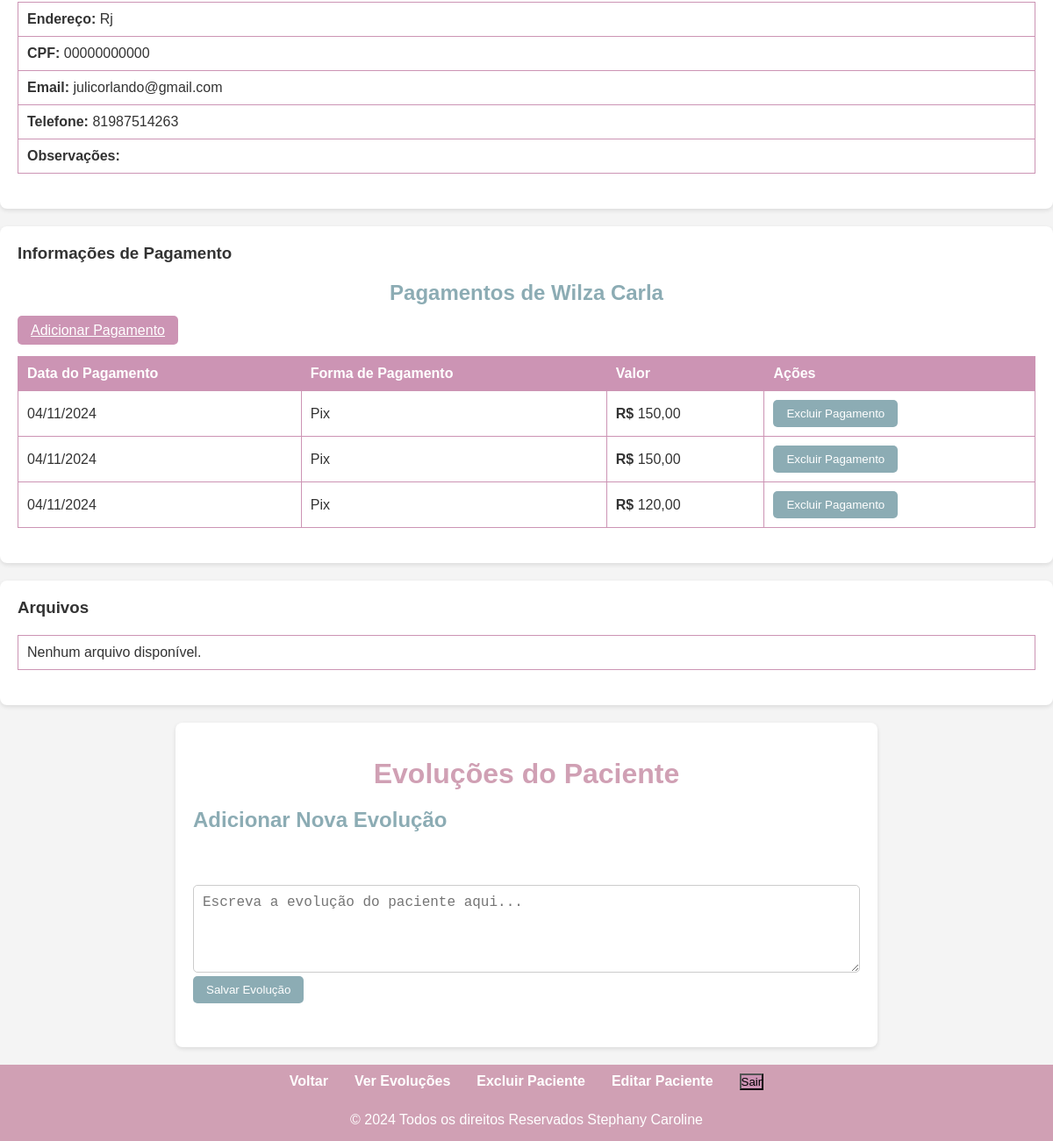
The app's page /pacientes/pacientes/31/ (signed in, lower part), older data.
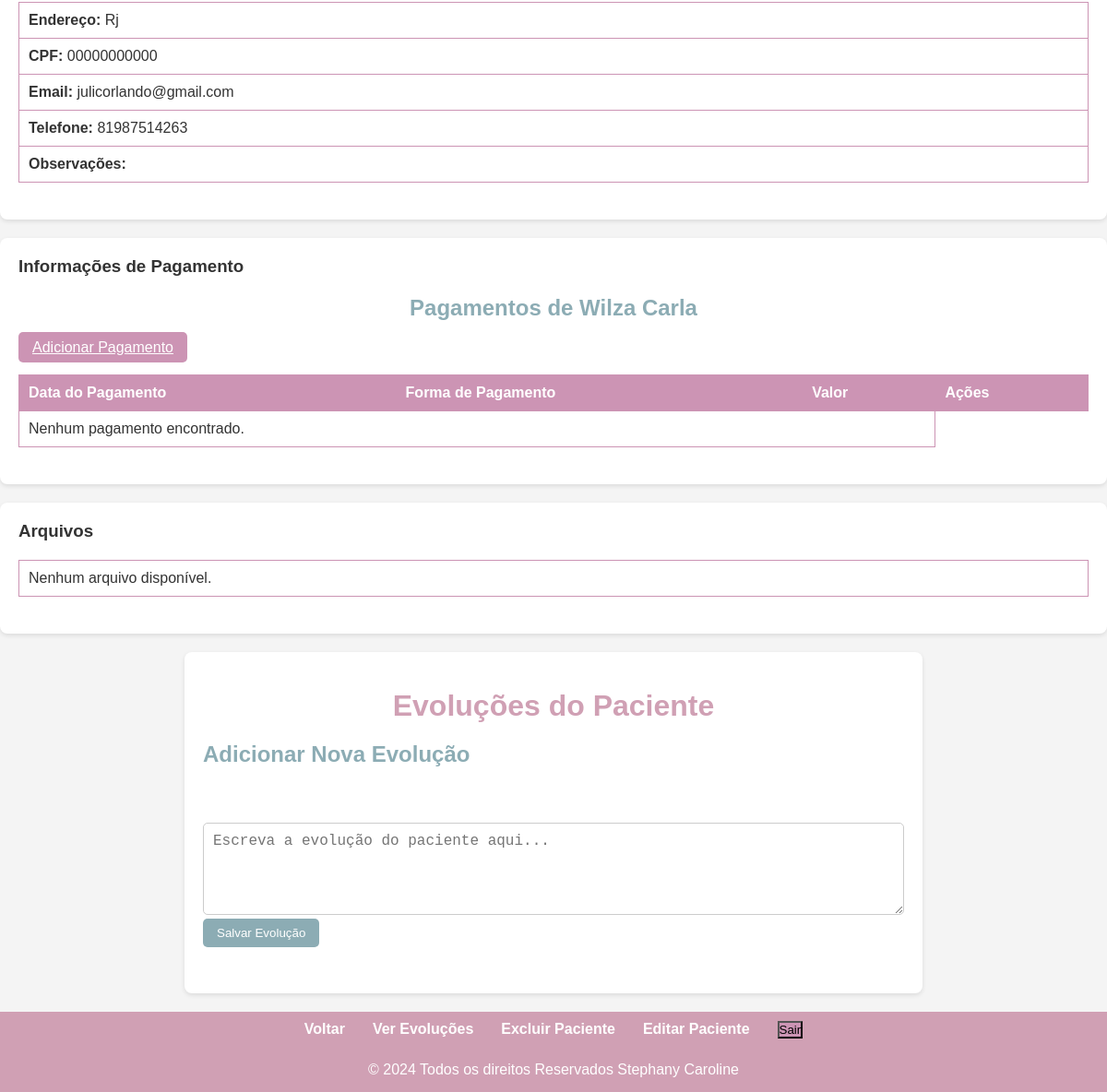
The same page, newer data.
### pacientes/models.py (models this page shows, shortened)
class Pagamento(models.Model):
    paciente = models.ForeignKey(Paciente, on_delete=models.CASCADE, related_name='pagamentos')
    data_pagamento = models.DateField(auto_now_add=True)
    valor = models.DecimalField(max_digits=10, decimal_places=2)
    forma_pagamento = models.CharField(max_length=17, choices=[
        ('Pix', 'Pix'),
        ('Dinheiro', 'Dinheiro'),
        ('Cartão de Crédito', 'Cartão de Crédito'),  # Exemplo de um valor longo
        ('Cartão de Débito', 'Cartão de Débito'),
    ])

### pacientes/views.py (the view)
# urls.py: path('pacientes/<int:pk>/', views.detalhes_paciente, name='detalhes_paciente'),
@login_required
def detalhes_paciente(request, pk):
    paciente = get_object_or_404(Paciente, id=pk)
    pagamentos = Pagamento.objects.filter(paciente=paciente)  # Obtenha todos os pagamentos
    return render(request, 'pacientes/detalhes_paciente.html', {'paciente': paciente, 'pagamentos': pagamentos})

### pacientes/templates/pacientes/detalhes_paciente.html (shortened to what the changed rows need)
{% load static %}
<!DOCTYPE html>
<html lang="pt-br">
<head>
    <link rel="stylesheet" type="text/css" href="{% static 'css/detalhes.css' %}">
</head>
<body class="homepage">
    <section class="payment-info">
        <div class="pagamento-area">
            <h2>Pagamentos de {{ paciente.nome }}</h2>
            <table class="info-table">
                <thead>
                    <tr>
                        <th>Data do Pagamento</th>
                        <th>Forma de Pagamento</th>
                        <th>Valor</th>
                        <th>Ações</th>
                    </tr>
                </thead>
                <tbody>
                    {% for pagamento in pagamentos %}
                        <tr>
                            <td>{{ pagamento.data_pagamento|date:"d/m/Y" }}</td>
                            <td>{{ pagamento.forma_pagamento }}</td>
                            <td><strong>R$ </strong>{{ pagamento.valor }}</td>
                            <td>
                                <form action="{% url 'excluir_pagamento' paciente.id pagamento.id %}" method="post" style="display:inline;">
                                    <button class="btn" type="submit" onclick="return confirm('Tem certeza que deseja excluir este pagamento?');">Excluir Pagamento</button>
                                </form>
                            </td>
                        </tr>
                    {% empty %}
                        <tr>
                            <td colspan="3">Nenhum pagamento encontrado.</td>
                        </tr>
                    {% endfor %}
                </tbody>
            </table>
        </div>
    </section>
    <section class="evolucao-container">
        <h2>Evoluções do Paciente</h2>
    </section>
</body>
</html>

Row changes from the older to the newer data that the page shows:
removed Pagamento: data_pagamento "04/11/2024", forma_pagamento "Pix", valor "150,00"
removed Pagamento: data_pagamento "04/11/2024", forma_pagamento "Pix", valor "150,00"
removed Pagamento: data_pagamento "04/11/2024", forma_pagamento "Pix", valor "120,00"
Text that changed along with them:
text now shown: "Nenhum pagamento encontrado."
